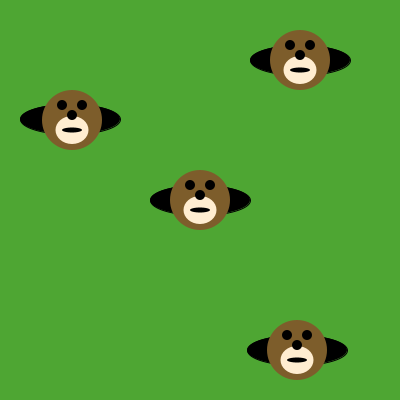
Frame 1 (no input)
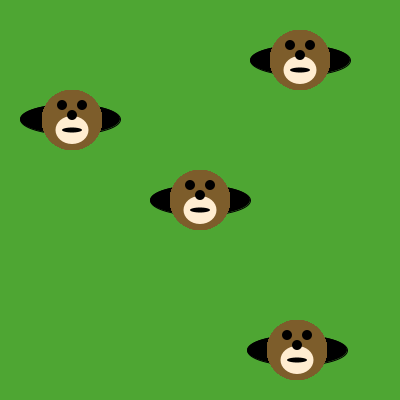
Frame 60 (the mouse pressed at the canvas centre just before this capture)
Frame 120 (the mouse held since frame 60 and released just before this capture): identical to frame 60, image omitted

The Processing sketch that drew these frames (run headless with seeded random() and noise(); from frame 60 on, the mouse is pressed at the canvas centre):

// Processing sketch: moles_in_holes
// ── moles_in_holes.pde
void draw() {

/* Use the method below to put moles in the holes. */
drawMole(200, 200);
drawMole(300, 60);
drawMole(297, 350);
drawMole(72, 120);
}

void drawMole(int moleX, int moleY) {
     noStroke();
     fill(125, 93, 43);
     ellipse(moleX, moleY, 60, 60); // face
     fill(255, 237, 209);
     ellipse(moleX, moleY+10, 33, 28); 
     fill(0, 0, 0);
     ellipse(moleX-10, moleY-15, 10, 10); // eyes
     ellipse(moleX+10, moleY-15, 10, 10);
     ellipse(moleX, moleY-5, 10, 10); // nose
     ellipse(moleX, moleY+10, 20, 5); // mouth
     
     
}

void setup() {
     size(400, 400);
     background(78, 166, 51); // green grass
     fill(0, 0, 0);
     ellipse(200, 200, 100, 30); // holes!
     ellipse(70, 119, 100, 30);
     ellipse(300, 60, 100, 30);
     ellipse(297, 350, 100, 30);
    
}
